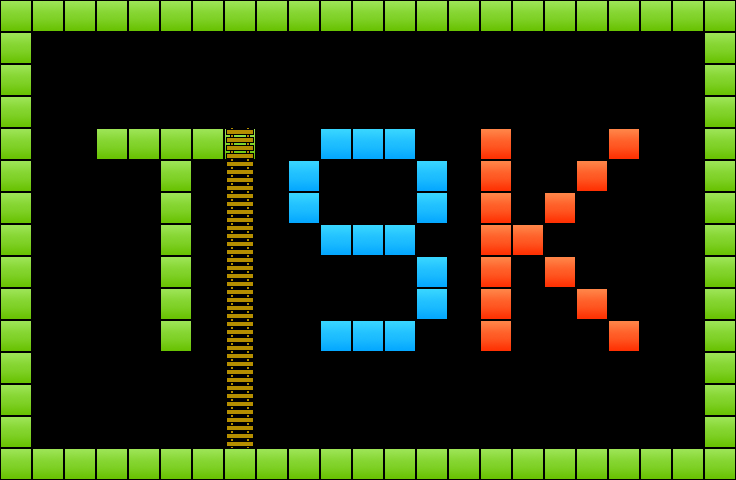

This game map was drawn from its Tiled (.tmx) file and the tilesets committed beside it. A one-line description and the trimmed map source follow:
An orthogonal 23x15 tile map with 32x32 px tiles, 2 tile layers (Background Tiles, Foreground Tiles).

<map version="1.0" orientation="orthogonal" width="23" height="15" tilewidth="32" tileheight="32">
 <tileset firstgid="1" name="Basic Tileset" tilewidth="32" tileheight="32">
  <image source="Basic Tileset.png" width="256" height="32" />
  <tile id="0">
   <properties>
    <property name="type" value="0" />
   </properties>
  </tile>
  <tile id="1">
   <properties>
    <property name="type" value="1" />
   </properties>
  </tile>
  <tile id="2">
   <properties>
    <property name="type" value="2" />
   </properties>
  </tile>
  <tile id="3">
   <properties>
    <property name="type" value="3" />
   </properties>
  </tile>
  <tile id="4">
   <properties>
    <property name="Type" value="4" />
   </properties>
  </tile>
 </tileset>
 <layer name="Background Tiles" width="23" height="15">
  <data>[345 cells, 345 non-empty, 4 distinct tile ids]</data>
 </layer>
 <objectgroup name="Object Layer 1" width="23" height="15" />
 <layer name="Foreground Tiles" width="23" height="15">
  <data>[345 cells, 10 non-empty, 1 distinct tile ids]</data>
 </layer>
</map>